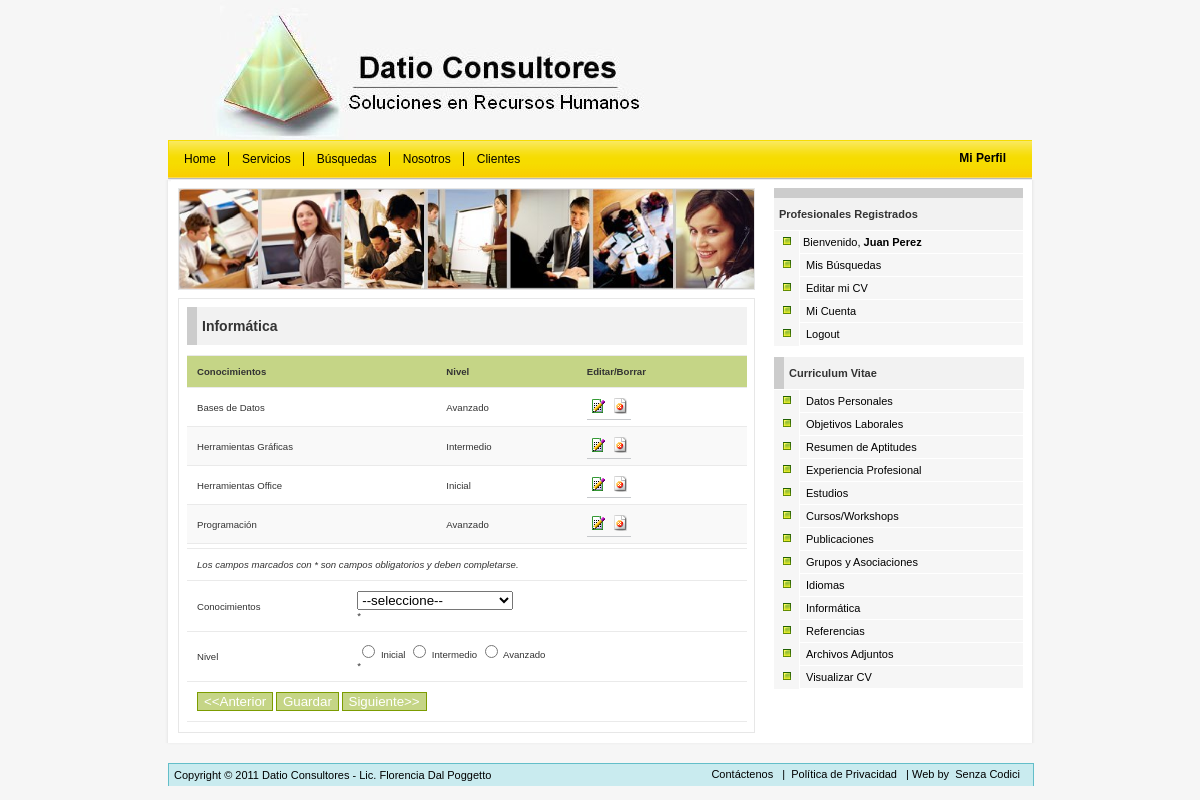
Screenshot of /informatica.php (signed in) with the database file from the repository.
### tables this page shows
CREATE TABLE `informatica` (
  `id` int(11) NOT NULL AUTO_INCREMENT,
  `applicantid` int(11) NOT NULL,
  `computacion` varchar(255) NOT NULL,
  `nivel` varchar(20) NOT NULL,
  PRIMARY KEY (`id`)
);

### includes/queryfunctions.php (called while the page is built, shortened)
<?php
function query($strsql,$conn)
{
	$rs = mysql_query($strsql,$conn);
	return $rs;
}
function fetch_object($rs)
{
	return mysql_fetch_object($rs);
}
?>

### informatica.php (the view, shortened to what this page needs)
<?php
include_once('includes/queryfunctions.php');
include_once('includes/functions.php');
$conn = db_connect();
?>
</div>
<div id="content" >
<div id="contentdiv">
<div id="searchtable" >
<img src="images/people.jpg" alt="people" width="575" height="100" border="0" />
</div>
<div id="list">
<h2 class="title-bar">Inform&aacute;tica</h2>
<p class="Lastnews">
<?php
	$querystr="SELECT id,applicantid,computacion,nivel
		FROM informatica
		WHERE informatica.applicantid =  $_SESSION[userid]
		ORDER BY computacion ASC";
	$results=query($querystr,$conn);
	echo "<table border=\"0\" width=\"100%\">";
	echo "<tr class=\"boldtext\"><td>Conocimientos</td><td>Nivel</td><td>Editar/Borrar</td></tr>";
	while ($lang = fetch_object($results)){
		$j++;
		if($j%2==1){
			echo "<tr id=\"row$j\">";
		}else{
			echo "<tr id=\"row$j\" class=\"odd\">";
		}
			echo "<td align=\"left\">$lang->computacion</td>
				<td align=\"left\">$lang->nivel</td>
				<td align=\"left\"><a name=\"editinformatica\" href=\"informatica.php?search=$lang->id&action=Find\"><img src=\"images/edit.gif\" alt=\"Editar\" border=\"0\" width=\"16\" height=\"16\"/></a>";
			echo "<a name=\"deleteinformatica\" href=\"informatica.php?search=$lang->id&action=Delete\" onClick=\"Javascript:return confirm('Confirma que desea Borrar el Registro?','Confirmar Eliminar')\"><img src=\"images/delete.gif\" alt=\"Borrar\" border=\"0\" width=\"16\" height=\"16\"/></a></td>
			</tr>";
	}
	echo "</table>";
?>
<form action="informatica.php" method="post" name="informatica" id="informatica" enctype="multipart/form-data">
<table border="0" width="100%">
    <tr>
      <td colspan="2"><em>Los campos marcados con <span class="warn">*</span> son campos obligatorios y deben completarse.</em></td>
    </tr>
    <tr>
      <td>Conocimientos
        <input type="hidden" name="langid" value=<?php echo $informatica->id; ?>></td>
      <td>
	  <select name="informatica" id="informatica">
        <option value="">--seleccione--</option>
      </select>
	  <div id="inf_informatica" class="warn">* </div>
	  </td>
    </tr>
    <tr>
      <td>Nivel </td>
      <td>
        <label>
        <input type="radio" name="nivel" value="Inicial" <?php if($informatica->nivel=='Inicial') echo 'checked'?>>
  Inicial</label>
        <label>
        <input type="radio" name="nivel" value="Intermedio" <?php if($informatica->nivel=='Intermedio') echo 'checked'?>>
  Intermedio</label>
        <label>
        <input type="radio" name="nivel" value="Avanzado" <?php if($informatica->nivel=='Avanzado') echo 'checked'?>>
  Avanzado</label>
        <div id="inf_nivel" class="warn">* </div>
        </td>
    </tr>
    <tr align="center">
      <td colspan="2"><input type="submit" name="submit" value="&lt;&lt;Anterior" class="button"/>
        <input type="submit" name="submit" value="<?php echo $_GET["action"]=="Find" ? "Actualizar" : "Guardar"; ?>" onclick="return validateOnSubmit();" class="button"/>
        <input type="submit" name="submit" value="Siguiente&gt;&gt;" class="button" onClick="return confirm('Desea continuar sin guardar los cambios?','Confirmar Continuar');" />
		</td>
    </tr>
</table>
</form>
</p>
</div>
</div>
</div>

### css/jobsite-style.css (style rules this page uses)
body { background-color:#f6f6f6; margin: 0; }
#content { background-image:url(../images/background.gif); background-repeat:repeat-y; background-position:center; width:872px; margin-left: auto; margin-right: auto; overflow: auto; }
table { font: 75% Verdana, Arial, Helvetica, sans-serif, sans-serif; padding: 0; margin-left: 8px; margin-top:0px; margin-bottom:4px; width:560px; border-collapse: collapse; color: #333; background: #F3F5F7; }
table a { color: #3A4856; text-decoration: none; border-bottom: 1px solid #C6C8CB; }
table tbody td, table tbody th { padding: 10px; border-left:none; border-right:none; border-top:1px solid #eaeaea; text-align: left; font-size:13px; }
table tbody tr { background: #Fff; }
table tbody tr.odd { background: #f9f9f9; }
table tbody tr.boldtext { font-weight:bold; background: #c5d586; }
h2.title-bar { margin:8px; margin-bottom:1px; width:230px; padding:5px; font-weight:bold; font-size:1.1em; line-height:2.0em; color:#333; background:#f2f2f2 ; border:1px solid #ccc; border-width:0 0 0 10px; font-family:Verdana, Arial, Helvetica, sans-serif; font-size:11px; display:block; }
#list table td { font-size:0.8em; }
#list { float:left; background-color:#fff; border:1px solid #e7e7e7; padding:0px; margin-left:14px; margin-top:8px; margin-bottom:10px; width:575px; }
#list h2 { font-family:Verdana, Arial, Helvetica, sans-serif; font-size:14px; width:540px; }
#list p { margin-left:10px; padding-left:10px; padding-right:10px; margin-top:10px; margin-bottom:10px; font-family:Verdana, Arial, Helvetica, sans-serif; font-size:11px; }
#searchtable { float:left; background-color:#f2f2f2; border:1px solid #e7e7e7; margin-left:14px; margin-top:8px; width:575px; height:100px; }
input.button { border:1px solid #7c9c00; background-color:#c5d586; color:#FFFFFF; padding:0.09em -0.5em; font-family:Verdana, Arial, Helvetica, sans-serif; }
a:link { color: #000; padding:3px; text-decoration: none; }

### rows the page displays
informatica: computacion "Bases de Datos", nivel "Avanzado"
informatica: computacion "Herramientas Gráficas", nivel "Intermedio"
informatica: computacion "Herramientas Office", nivel "Inicial"
informatica: computacion "Programación", nivel "Avanzado"

### other values shown
$_SESSION["user"] "Juan Perez"
$titulo "Curriculum Vitae"
WEBSITE_NAME "Datio Consultores"
WEBSITE_CONTACT "Lic. Florencia Dal Poggetto"
